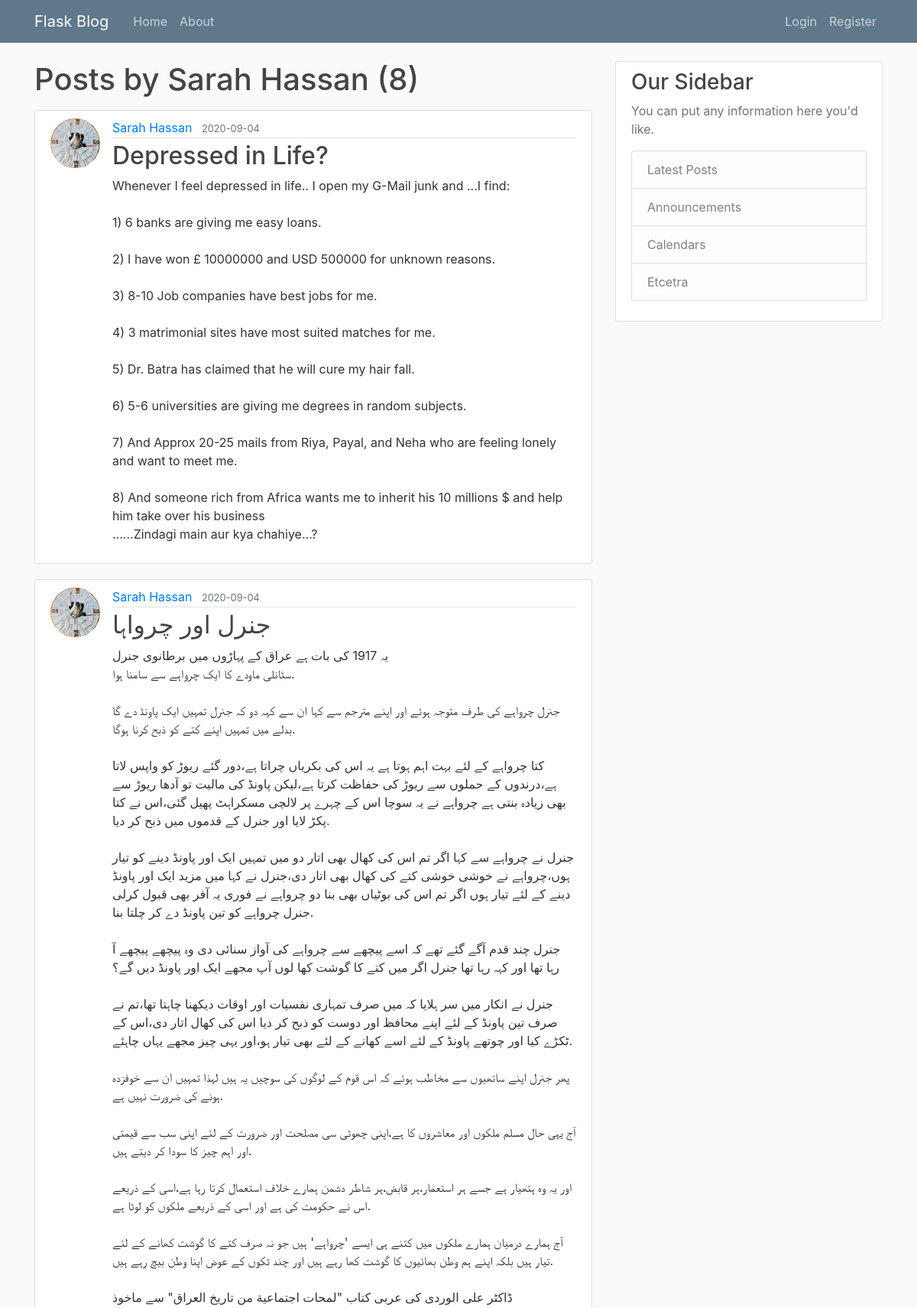
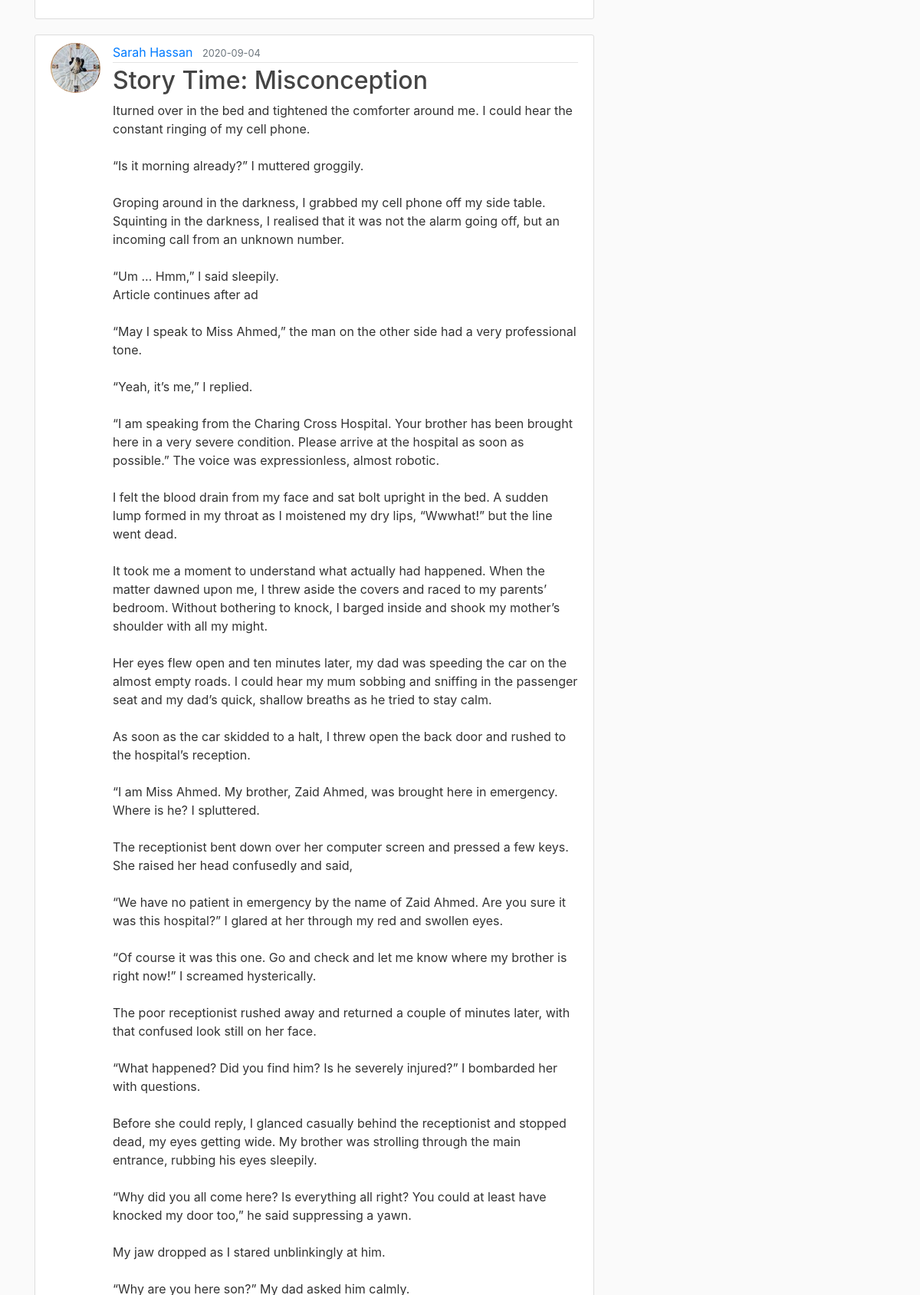
Screenshot of /user/Sarah Hassan (upper part) with the database file from the repository (2 pictures, top to bottom).
### myflaskblog/models.py (models this page shows, shortened)
class User(db.Model, UserMixin):
    id = db.Column(db.Integer, primary_key=True)
    username = db.Column(db.String(20), unique=True, nullable=False)
    email = db.Column(db.String(120), unique=True, nullable=False)
    image_file = db.Column(db.String(20), nullable=False, default='default.jpg')
    password = db.Column(db.String(60), nullable=False)
    posts = db.relationship('Post', backref='author', lazy=True)

class Post(db.Model):
    id = db.Column(db.Integer, primary_key=True)
    title = db.Column(db.String(100), nullable=False)
    date_posted = db.Column(db.DateTime, nullable=False, default=datetime.utcnow)
    content = db.Column(db.Text, nullable=False)
    user_id = db.Column(db.Integer, db.ForeignKey('user.id'), nullable=False)

### myflaskblog/users/routes.py (the view)
@users.route("/user/<string:username>")
def user_posts(username):
    page = request.args.get('page', 1, type=int)
    user = User.query.filter_by(username=username).first_or_404()
    posts = Post.query.filter_by(author=user)\
        .order_by(Post.date_posted.desc())\
        .paginate(page=page, per_page=5)
    return render_template('user_posts.html', posts=posts, user=user)

### myflaskblog/templates/user_posts.html (shortened to what this page needs)
{% extends "Layout.html" %}
{% block content %}
    <h1 class="mb-3">Posts by {{ user.username }} ({{ posts.total }})</h1>
    {% for post in posts.items %}
        <article class="media content-section">
            <img class="rounded-circle article-img" src="{{ url_for('static', filename='profile_pics/' + post.author.image_file)}}">
            <div class="media-body">
                <div class="article-metadata">
                    <a class="mr-2" href="{{ url_for('users.user_posts', username=post.author.username)}}">{{ post.author.username }}</a>
                    <small class="text-muted">{{ post.date_posted.strftime('%Y-%m-%d') }}</small>
                </div>
                <h2><a class="article-title" href="{{ url_for('posts.post', post_id=post.id) }}">{{ post.title }}</a></h2>
                <p class="article-content">{{ post.content }}</p>
            </div>
        </article>
    {% endfor %}
{% endblock content %}

### myflaskblog/static/main.css (style rules this page uses)
body { background: #fafafa; color: #333333; margin-top: 5rem; }
h1, h2, h3, h4, h5, h6 { color: #444444; }
.content-section { background: #ffffff; padding: 10px 20px; border: 1px solid #dddddd; border-radius: 3px; margin-bottom: 20px; }
.article-title { color: #444444; }
.article-content { white-space: pre-line; }
.article-img { height: 65px; width: 65px; margin-right: 16px; }
.article-metadata { padding-bottom: 1px; margin-bottom: 4px; border-bottom: 1px solid #e3e3e3 }

### rows the page displays
User: username "Sarah Hassan"
Post: image_file (picture), author.username "Sarah Hassan", date_posted "2020-09-04", title "Depressed in Life?", content "Whenever I feel depressed in life.. I open my G-Mail junk and ...I find: 1) 6 banks are giving me easy loans. 2) I have won £ 10000000 and USD 500000 for unknown reasons. 3) 8-10 Job companies have best jobs for me. 4) 3 matrimonial sites have most suited matches for me. 5) Dr. Batra has claimed that he will cure my hair fall. 6) 5-6 universities are giving me degrees in random subjects. 7) And Approx 20-25 mails from Riya, Payal, and Neha who are feeling lonely and want to meet me. 8) And someone rich from Africa wants me to inherit his 10 millions $ and help him take over his business ......Zindagi main aur kya chahiye...?"
Post: image_file (picture), author.username "Sarah Hassan", date_posted "2020-09-04", title "جنرل اور چرواہا", content "یہ 1917 کی بات ہے عراق کے پہاڑوں میں برطانوی جنرل سٹانلی ماودے کا ایک چرواہے سے سامنا ہوا. جنرل چرواہے کی طرف متوجہ ہوئے اور اپنے مترجم سے کہا ان سے کہہ دو کہ جنرل تمہیں ایک پاونڈ دے گا بدلے میں تمہیں اپنے کتے کو ذبح کرنا ہوگا. کتا چرواہے کے لئے بہت اہم ہوتا ہے یہ اس کی بکریاں چراتا ہے،دور گئے ریوڑ کو واپس لاتا ہے،درندوں کے حملوں سے ریوڑ کی حفاظت کرتا ہے،لیکن پاونڈ کی مالیت تو آدھا ریوڑ سے بھی زیادہ بنتی ہے چرواہے نے یہ سوچا اس کے چہرے پر لالچی مسکراہٹ پھیل گئی،اس نے کتا پکڑ لایا اور جنرل کے قدموں میں ذبح کر دیا. جنرل نے چرواہے سے کہا اگر تم اس کی کھال بھی اتار دو میں تمہیں ایک اور پاونڈ دینے کو تیار ہوں،چرواہے نے خوشی خوشی کتے کی کھال بھی اتار دی،جنرل نے کہا میں مزید ایک اور پاونڈ دینے کے…"
Post: image_file (picture), author.username "Sarah Hassan", date_posted "2020-09-04", title "Story Time: Misconception"

### other values shown
{{ posts.total }} "8"
